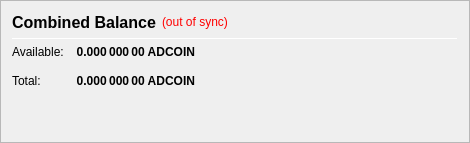
                   <widget class="QFrame" name="frame_CombinedBalances">
                    <property name="minimumSize">
                     <size>
                      <width>470</width>
                      <height>0</height>
                     </size>
                    </property>
                    <property name="frameShape">
                     <enum>QFrame::StyledPanel</enum>
                    </property>
                    <property name="frameShadow">
                     <enum>QFrame::Raised</enum>
                    </property>
                    <layout class="QVBoxLayout" name="verticalLayout_5">
                     <item>
                      <layout class="QHBoxLayout" name="horizontalLayout_5" stretch="0,0,0">
                       <item>
                        <widget class="QLabel" name="label_5z">
                         <property name="minimumSize">
                          <size>
                           <width>0</width>
                           <height>20</height>
                          </size>
                         </property>
                         <property name="font">
                          <font>
                           <pointsize>12</pointsize>
                           <weight>75</weight>
                           <bold>true</bold>
                          </font>
                         </property>
                         <property name="toolTip">
                          <string>Combined Balance (including unconfirmed and immature coins)</string>
                         </property>
                         <property name="text">
                          <string>Combined Balance</string>
                         </property>
                        </widget>
                       </item>
                       <item>
                        <widget class="QLabel" name="labelWalletStatus">
                         <property name="cursor">
                          <cursorShape>WhatsThisCursor</cursorShape>
                         </property>
                         <property name="toolTip">
                          <string>The displayed information may be out of date. Your wallet automatically synchronizes with the ADCOIN network after a connection is established, but this process has not completed yet.</string>
                         </property>
                         <property name="styleSheet">
                          <string notr="true">QLabel { color: red; }</string>
                         </property>
                         <property name="text">
                          <string notr="true">(out of sync)</string>
                         </property>
                         <property name="alignment">
                          <set>Qt::AlignLeading|Qt::AlignLeft|Qt::AlignVCenter</set>
                         </property>
                        </widget>
                       </item>
                       <item>
                        <spacer name="horizontalSpacer_1">
                         <property name="orientation">
                          <enum>Qt::Horizontal</enum>
                         </property>
                         <property name="sizeHint" stdset="0">
                          <size>
                           <width>40</width>
                           <height>20</height>
                          </size>
                         </property>
                        </spacer>
                       </item>
                      </layout>
                     </item>
                     <item>
                      <widget class="Line" name="line_CombinedBalance">
                       <property name="minimumSize">
                        <size>
                         <width>0</width>
                         <height>1</height>
                        </size>
                       </property>
                       <property name="maximumSize">
                        <size>
                         <width>16777215</width>
                         <height>1</height>
                        </size>
                       </property>
                       <property name="orientation">
                        <enum>Qt::Horizontal</enum>
                       </property>
                      </widget>
                     </item>
                     <item>
                      <layout class="QGridLayout" name="gridLayout_3">
                       <property name="spacing">
                        <number>12</number>
                       </property>
                       <item row="1" column="0">
                        <widget class="QLabel" name="labelBalanceTextz">
                         <property name="text">
                          <string>Available:</string>
                         </property>
                        </widget>
                       </item>
                       <item row="1" column="1">
                        <widget class="QLabel" name="labelBalancez">
                         <property name="font">
                          <font>
                           <weight>75</weight>
                           <bold>true</bold>
                          </font>
                         </property>
                         <property name="cursor">
                          <cursorShape>IBeamCursor</cursorShape>
                         </property>
                         <property name="toolTip">
                          <string>Your current spendable balance</string>
                         </property>
                         <property name="text">
                          <string notr="true">0.000 000 00 ADCOIN</string>
                         </property>
                         <property name="alignment">
                          <set>Qt::AlignRight|Qt::AlignTrailing|Qt::AlignVCenter</set>
                         </property>
                         <property name="textInteractionFlags">
                          <set>Qt::LinksAccessibleByMouse|Qt::TextSelectableByKeyboard|Qt::TextSelectableByMouse</set>
                         </property>
                        </widget>
                       </item>
                       <item row="2" column="0">
                        <widget class="QLabel" name="labelTotalTextz">
                         <property name="text">
                          <string>Total:</string>
                         </property>
                        </widget>
                       </item>
                       <item row="2" column="1">
                        <widget class="QLabel" name="labelTotalz">
                         <property name="font">
                          <font>
                           <weight>75</weight>
                           <bold>true</bold>
                          </font>
                         </property>
                         <property name="cursor">
                          <cursorShape>IBeamCursor</cursorShape>
                         </property>
                         <property name="toolTip">
                          <string>Total Balance, including all unavailable coins.</string>
                         </property>
                         <property name="text">
                          <string notr="true">0.000 000 00 ADCOIN</string>
                         </property>
                         <property name="alignment">
                          <set>Qt::AlignRight|Qt::AlignTrailing|Qt::AlignVCenter</set>
                         </property>
                         <property name="textInteractionFlags">
                          <set>Qt::LinksAccessibleByMouse|Qt::TextSelectableByKeyboard|Qt::TextSelectableByMouse</set>
                         </property>
                        </widget>
                       </item>
                       <item row="2" column="3">
                        <spacer name="horizontalSpacer_2">
                         <property name="orientation">
                          <enum>Qt::Horizontal</enum>
                         </property>
                         <property name="sizeHint" stdset="0">
                          <size>
                           <width>40</width>
                           <height>20</height>
                          </size>
                         </property>
                        </spacer>
                       </item>
                      </layout>
                     </item>
                     <item>
                      <spacer name="verticalSpacer_1">
                       <property name="orientation">
                        <enum>Qt::Vertical</enum>
                       </property>
                       <property name="sizeHint" stdset="0">
                        <size>
                         <width>20</width>
                         <height>40</height>
                        </size>
                       </property>
                      </spacer>
                     </item>
                    </layout>
                   </widget>
